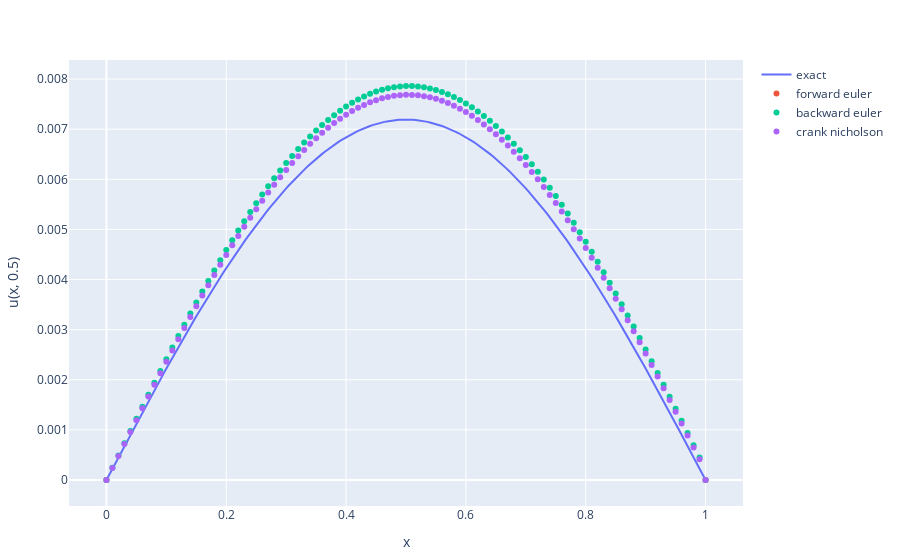

Notebook source saved alongside this figure:
### Code cell
include("../finite_difference.jl")
kappa = 1   # diffusion constant
L = 1.0         # length of spatial domain
T = .5         # total time to solve for

function u_I(x)
    # initial temperature distribution
    y = sin.(pi*x/L)
    return y
end

function u_exact(x,t)
    # the exact solution
    y = exp.(-kappa*(pi^2/L^2)*t)*sin.(pi*x/L)
    return y
end

# Set numerical parameters
mx = 100     # number of gridpoints in space
mt = 1000   # number of gridpoints in time

 

# forward euler Estimate
fex, feu_j = finite_difference(u_I, kappa, L, T, mx, mt, "forward_euler")
# # Create trace
f_euler = scatter(x=fex, y=feu_j, mode="markers", name="forward euler", showlegend=true)


# backward euler Estimate
bex, beu_j = finite_difference(u_I, kappa, L, T, mx, mt, "backward_euler")
# Create trace
b_euler = scatter(x=bex, y=beu_j, mode="markers", name="backward euler", showlegend=true)


# crank nicholson Estimate
cnx, cnu_j = finite_difference(u_I, kappa, L, T, mx, mt, "crank_nicholson")
# Create trace
c_nicholson = scatter(x=cnx, y=cnu_j, mode="markers", name="crank nicholson", showlegend=true)



# Plot the final result and exact solution
xx = 0:L/250:L

# Create solution trace
exact = scatter(x=xx, y=u_exact(xx,T), mode="lines", name="exact", showlegend=true)

layout = Layout(
    xaxis_title = "x",
    yaxis_title = string("u(x, ",string(T),")")
    )

plot([exact, f_euler, b_euler, c_nicholson], layout)
